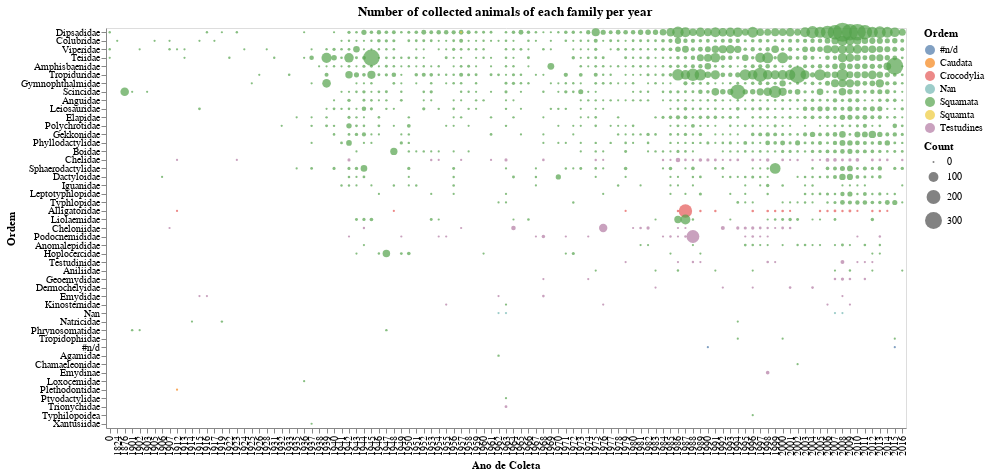

The code cell stored with this chart in its notebook:
### Code cell
g1 = alt.Chart(teste,
               width=800, height=400, title='Number of collected animals of each family per year').mark_circle(
                                                                                size=60).encode(
    x= alt.X('ano_coleta', type='ordinal', title='Ano de Coleta'),
    y= alt.Y('familia', type='nominal', title='Ordem',
            sort= alt.EncodingSortField(field='counts', op='count', order='descending')),
    size= alt.Size('counts', title='Count'),
    color= alt.Color('ordem', title='Ordem'),
    tooltip = alt.Tooltip(['familia', 'ano_coleta', 'counts'])
)

g1.save('./graphs/familias_por_ano_c_ordem.html')

g1

### Figure 1 — Vega-Lite specification as saved in the notebook (floating-point values rounded to 4 significant figures; data arrays with more than 128 entries replaced by an {"elided": "..."} marker saying what was removed)
{"config": {"view": {"continuousWidth": 400, "continuousHeight": 300}}, "data": {"name": "data-d2e0813b58edac4b0d6bd0183ddc7562"}, "mark": {"type": "circle", "size": 60}, "encoding": {"color": {"type": "nominal", "field": "ordem", "title": "Ordem"}, "size": {"type": "quantitative", "field": "counts", "title": "Count"}, "tooltip": [{"type": "nominal", "field": "familia"}, {"type": "quantitative", "field": "ano_coleta"}, {"type": "quantitative", "field": "counts"}], "x": {"type": "ordinal", "field": "ano_coleta", "title": "Ano de Coleta"}, "y": {"type": "nominal", "field": "familia", "sort": {"field": "counts", "op": "count", "order": "descending"}, "title": "Ordem"}}, "height": 400, "title": "Number of collected animals of each family per year", "width": 800, "$schema": "https://vega.github.io/schema/vega-lite/v4.8.1.json", "datasets": {"data-d2e0813b58edac4b0d6bd0183ddc7562": {"elided": "1281 records"}}}
